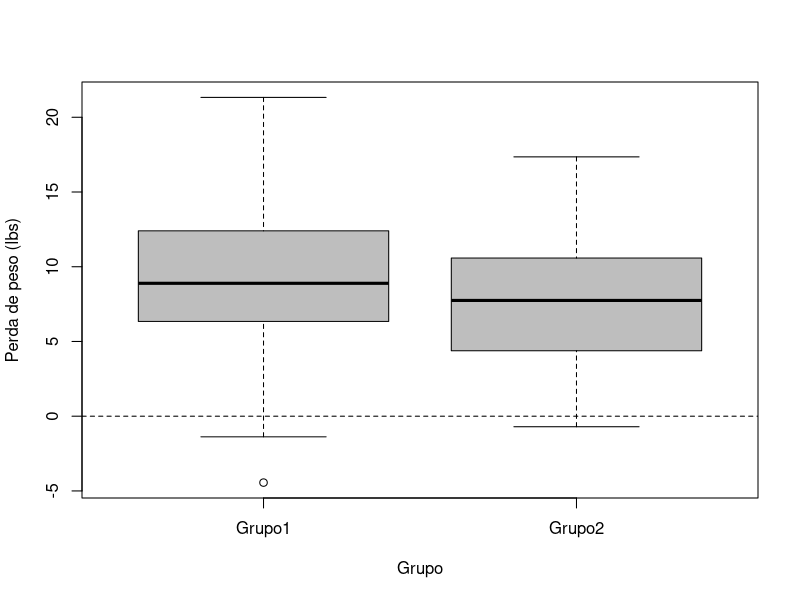
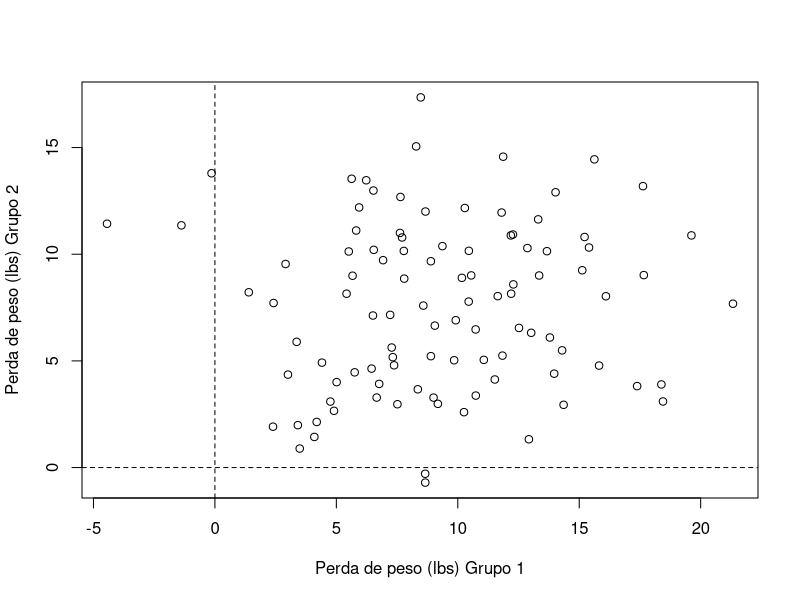
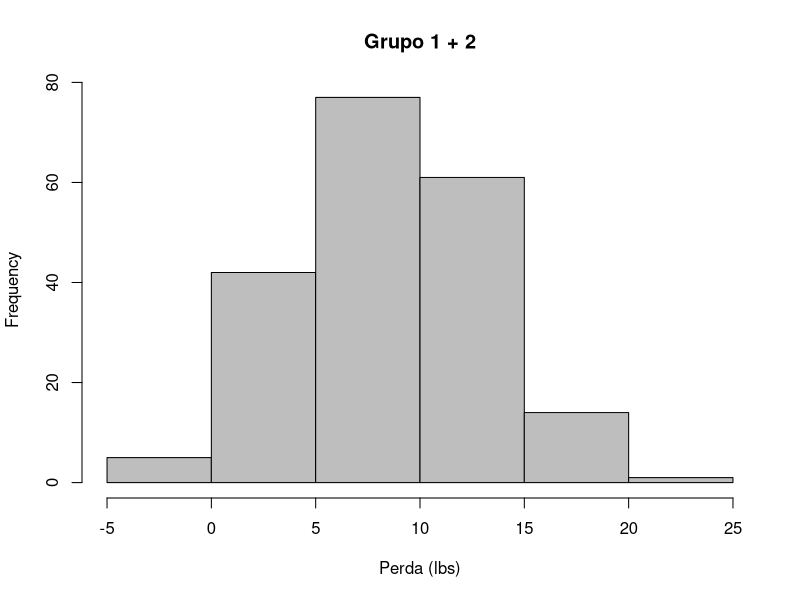
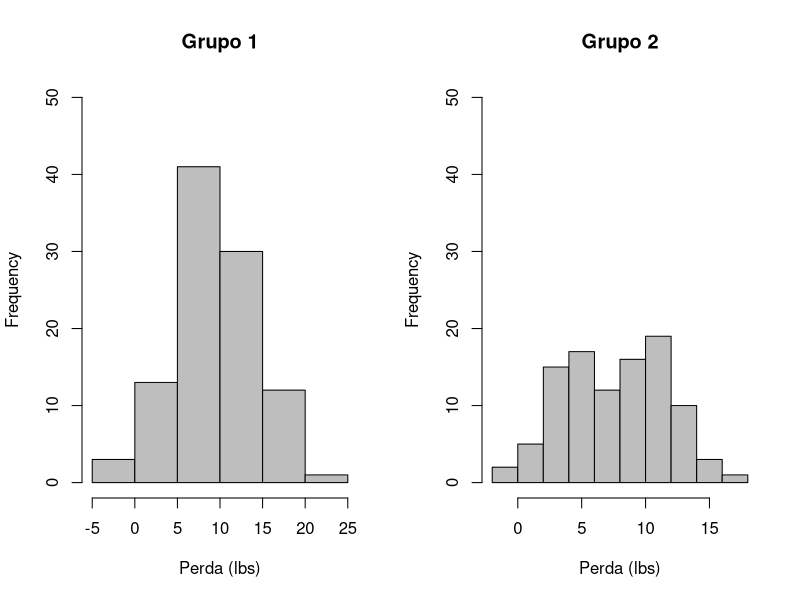

Here is the R script that generated these plots, in order: (Note: this script raises an error after producing the figures.)
ob <- read.csv("Aulas/Cap23-25/obesidade-teste-t.csv")

ob2 <- tidyr::gather(ob, Grupo, Perda)

png("Aulas/Cap23-25/obesidade-independentes.png")
boxplot(Perda ~ Grupo, data = ob2, ylab = "Perda de peso (lbs)", col = "gray")
abline(h = 0, lty = 2)
dev.off()

png("Aulas/Cap23-25/obesidade-pareadas.png")
with(ob,
     plot(Grupo1, Grupo2,
          xlab = "Perda de peso (lbs) Grupo 1",
          ylab = "Perda de peso (lbs) Grupo 2")
     )
abline(h = 0, v=0, lty = 2)
dev.off()

png("Aulas/Cap23-25/obesidade-hist1.png")
hist(ob2$Perda, main = "Grupo 1 + 2", xlab = "Perda (lbs)", col = "gray")
dev.off()

png("Aulas/Cap23-25/obesidade-hist2.png", 600, 400)
par(mfrow = c(1, 2))
hist(ob$Grupo1, main = "Grupo 1", xlab = "Perda (lbs)", col = "gray", ylim = c(0, 50))
hist(ob$Grupo2, main = "Grupo 2", xlab = "Perda (lbs)", col = "gray", ylim = c(0, 50))
dev.off()

t.test(Perda ~ Grupo, data = ob2, var.equal = TRUE)
t.test(Perda ~ Grupo, data = ob2, var.equal = TRUE, paired = TRUE)
t.test(Perda ~ Grupo, data = ob2)
